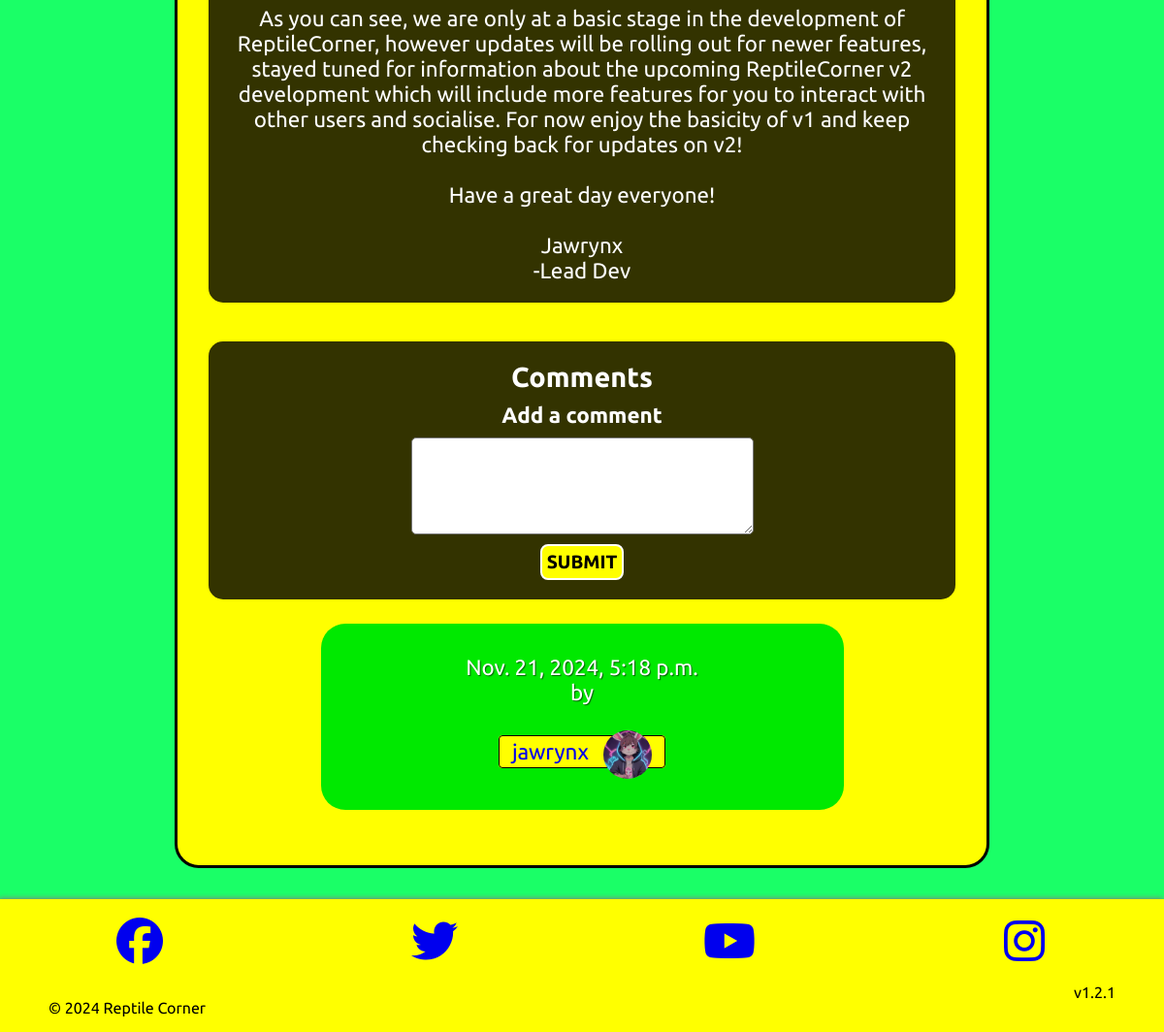
/posts/reptile-corner-v1 (lower part), run on an earlier commit of the app's database.
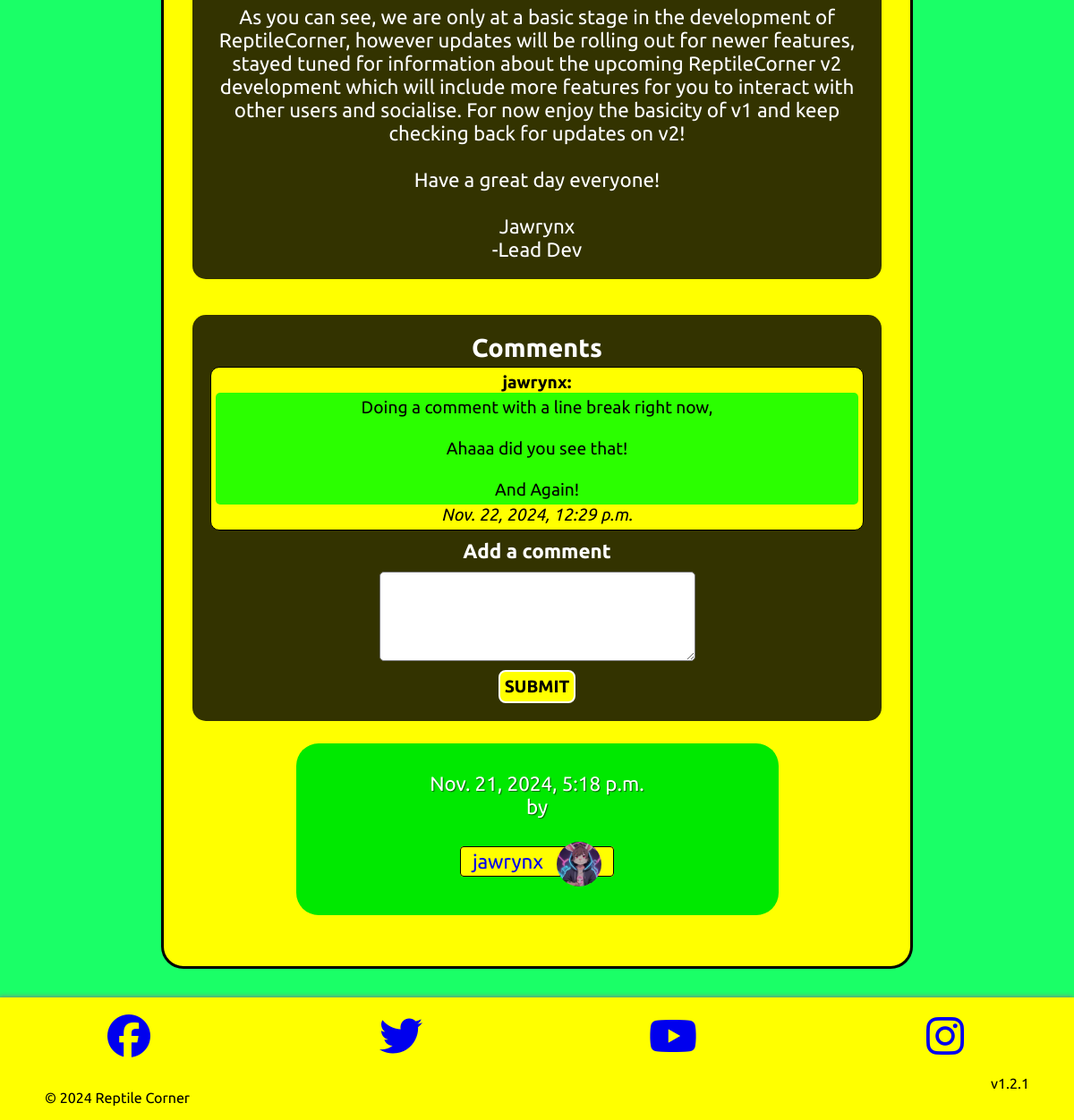
And on a later commit of the database.
### comments/models.py (models this page shows, shortened)
class Comment(models.Model):
    post = models.ForeignKey(Post, on_delete=models.CASCADE, related_name='comments')
    author = models.ForeignKey(settings.AUTH_USER_MODEL, on_delete=models.CASCADE)
    body = models.TextField()
    created = models.DateTimeField(auto_now_add=True)
    class Meta:
        ordering = ('created',)

### posts/views.py (the view)
# urls.py: path('<slug:slug>', views.post_page, name="page"),
def post_page(request, slug):
    post = get_object_or_404(Post, slug=slug)
    comments = post.comments.all()
    new_comment = None
    if request.method == 'POST':
        comment_form = CommentForm(data=request.POST)  # Make sure to pass data=request.POST
        if comment_form.is_valid():
            new_comment = comment_form.save(commit=False)
            new_comment.post = post
            new_comment.author = request.user
            new_comment.save()
            return redirect('posts:page', slug=post.slug)
    else:
        comment_form = CommentForm()
    return render(request, 'posts/post_page.html', {'post': post, 'comments': comments, 'new_comment': new_comment, 'comment_form': comment_form})

### comments/forms.py
class CommentForm(forms.ModelForm):
    class Meta:
        model = Comment
        fields = ('body',)
        widgets = {
            'body': forms.Textarea(attrs={'class': 'form-control', 'rows': 4}),  # Ensure it's a Textarea
        }

### posts/templates/posts/post_page.html (shortened to what this page needs)
{% extends 'layout.html' %}
{% block content %}
    <section class="post-page">
        <div class="post-card">
            <div class="col-12" id="post-text">
                <p class="body-field">{{ post.body|linebreaksbr }}</p>
            </div>
            <div class="col-12" id="post-comments">
                <h2>Comments</h2>
                {% for comment in comments %}
                    <div class="comment">
                        <p class="comment-author">{{ comment.author }}:</p>
                        <p class="comment-body">{{ comment.body|linebreaksbr }}</p>
                        <p class="comment-date">{{ comment.created }}</p>
                    </div>
                {% endfor %}
                {% if new_comment %}
                    <p>Your comment has been added.</p>
                {% else %}
                    <h3>Add a comment</h3>
                    <form method="post">
                        <div id="comment-form-wrapper">
                            <textarea name="body" cols="40" rows="10"></textarea>
                        </div>
                        <button type="submit" class="btn btn-primary">Submit</button>
                    </form>
                {% endif %}
            </div>
            <div class="col-12" id="post-info">
                <p class="date-stamp">{{ post.date }}<br> by <br><br>
                    <span class="post-profile">
                        <a href="../profile/{{ post.author }}">{{ post.author }}</a>
                        {% if post.author.profile.profile_picture %}
                            <img src="{{ post.author.profile.profile_picture.url }}" alt="{{ post.author.username }}'s profile picture">
                        {% else %}
                            {% comment %} <img src="{% static 'images/default_profile_pic.jpg' %}" alt="Default profile picture">  {% endcomment %}
                        {% endif %}
                    </span>
                </p>
            </div>
        </div>
    </section>
{% endblock %}

What changed in the data, as far as the page shows it:
added Comment: author "jawrynx", body "Doing a comment with a line break right now, Ahaaa did you see that! And Again!", created "Nov. 22, 2024, 12:29 p.m."
